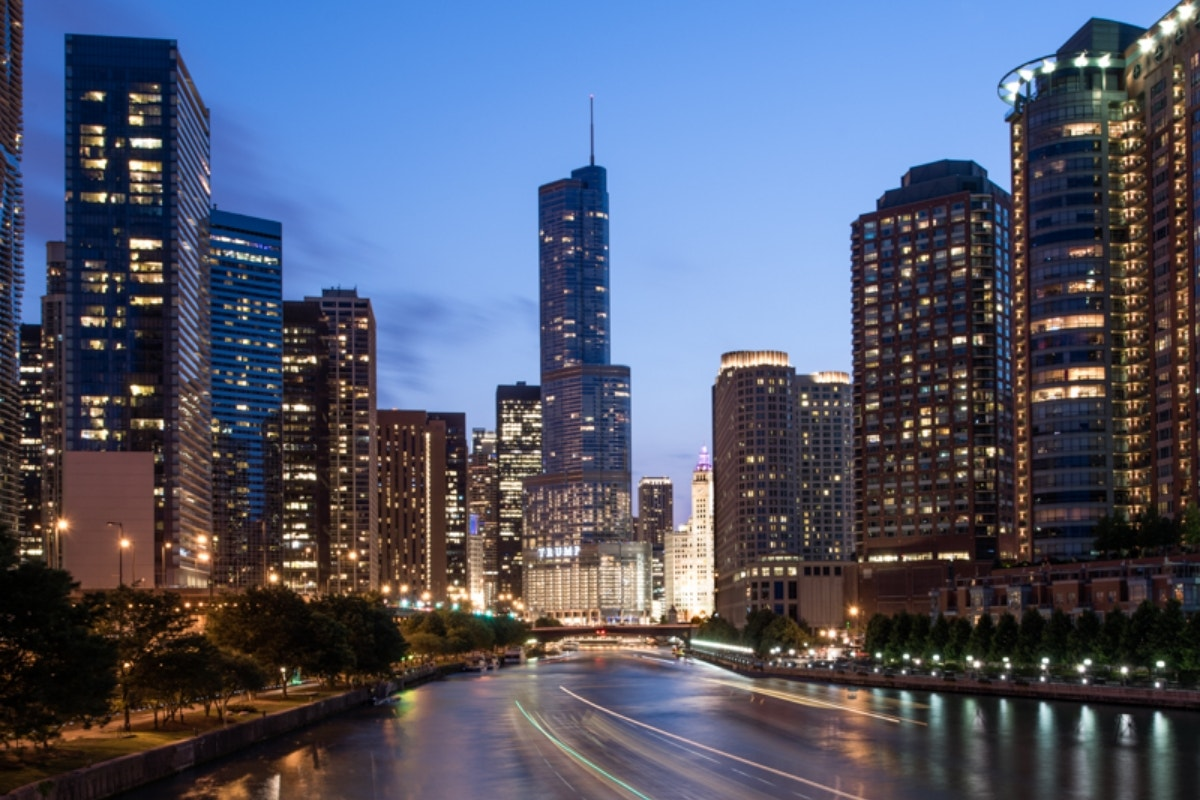
#> input picture Dataset/cityscape.jpg, 1200 x 800 px
$ python -i geometric.py   (imports and definitions only)
#> lines starting #> are read from the running program, lines starting #| are printed output that depends on the picture
#> further down, picture is the input picture: shape (800, 1200, 3); mean B, G, R 109.8, 88.9, 82.3
# smart_augmentation/geometric.py
import cv2
import numpy as np

def flip(image, mode="horizontal"):
#> called with mode = 'horizontal'
    if mode == "horizontal":
        return cv2.flip(image, 1)
    elif mode == "vertical":
        return cv2.flip(image, 0)
    return image

def rotate(image, angle=15):
#> called with angle = 15
    h, w = image.shape[:2]
#> h = 800; w = 1200
    M = cv2.getRotationMatrix2D((w / 2, h / 2), float(np.random.uniform(-angle, angle)), 1.0)
    return cv2.warpAffine(image, M, (w, h), flags=cv2.INTER_LINEAR, borderMode=cv2.BORDER_REFLECT101)
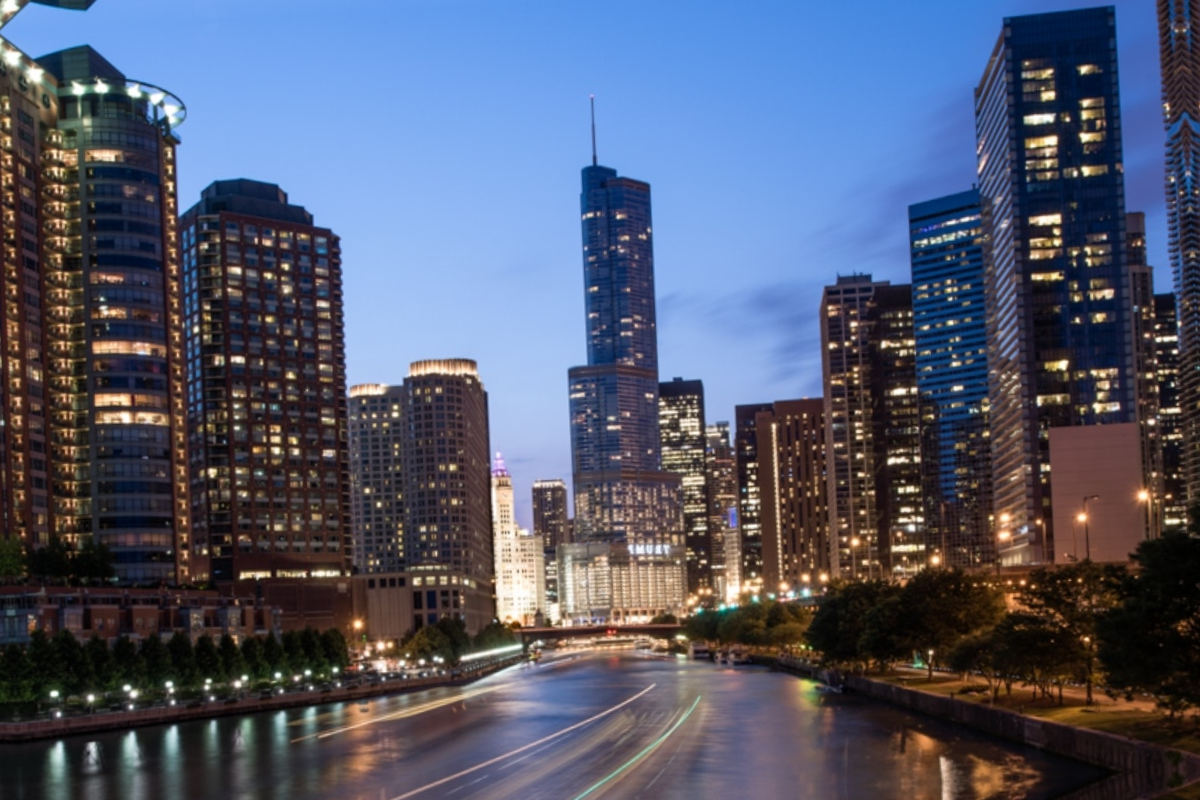
#> returned value: shape (800, 1200, 3); mean of channels 0, 1, 2 109.9, 89.1, 82.6; drawn as B, G, R

def translate(image, shift_x=0.1, shift_y=0.1):
#> called with shift_x = 0.1, shift_y = 0.1
    h, w = image.shape[:2]
#> h = 800; w = 1200
    # allow positive or negative shift
    tx = w * shift_x * (1 if np.random.rand() > 0.5 else -1)
#> tx = -120
    ty = h * shift_y * (1 if np.random.rand() > 0.5 else -1)
#> ty = 80
    M = np.float32([[1, 0, tx], [0, 1, ty]])
#> M = [[1, 0, -120], [0, 1, 80]]
    return cv2.warpAffine(image, M, (w, h), borderMode=cv2.BORDER_REFLECT101)
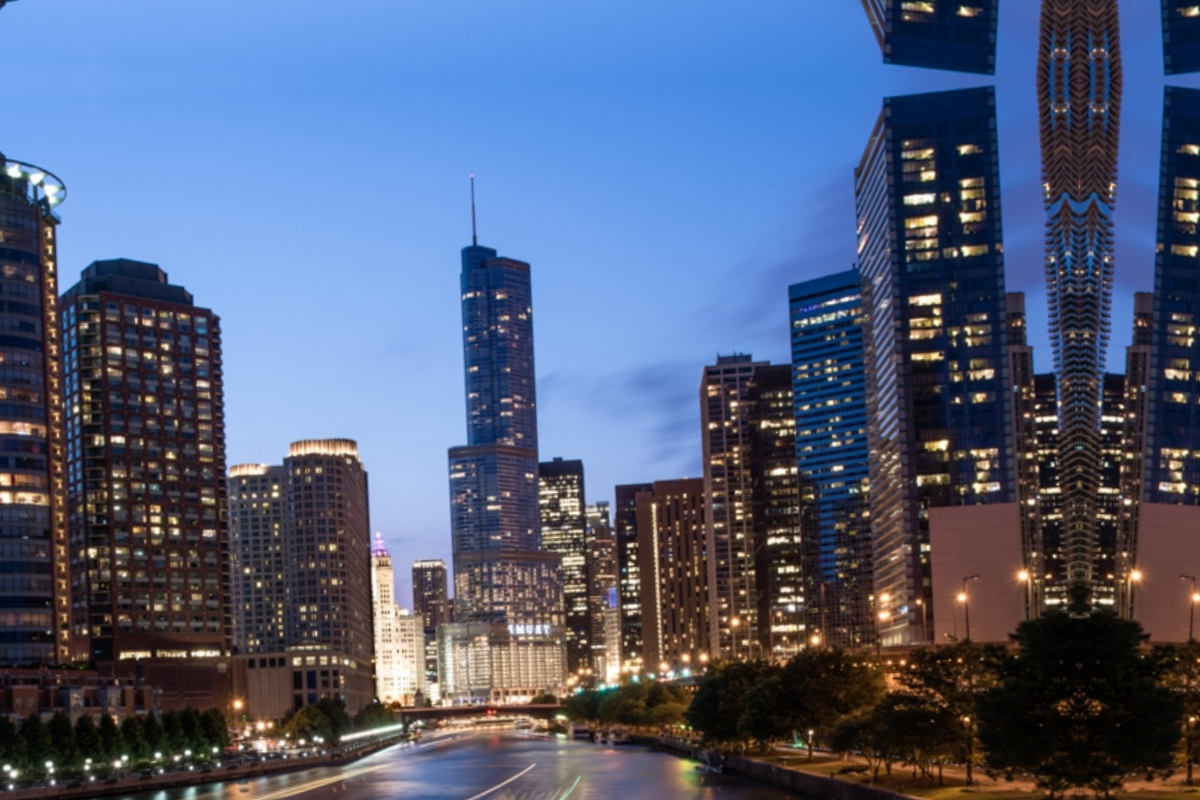
#> returned value: shape (800, 1200, 3); mean of channels 0, 1, 2 123.4, 94.8, 82.5; drawn as B, G, R

def scale(image, scale_range=(0.8, 1.2)):
    scale_factor = float(np.random.uniform(*scale_range))
    h, w = image.shape[:2]
    resized = cv2.resize(image, None, fx=scale_factor, fy=scale_factor, interpolation=cv2.INTER_LINEAR)
    return cv2.resize(resized, (w, h), interpolation=cv2.INTER_LINEAR)

def shear(image, shear_range=0.2):
#> called with shear_range = 0.2
    h, w = image.shape[:2]
#> h = 800; w = 1200
    shear_factor = float(np.random.uniform(-shear_range, shear_range))
    M = np.array([[1, shear_factor, 0], [0, 1, 0]], dtype=np.float32)
    return cv2.warpAffine(image, M, (w, h), borderMode=cv2.BORDER_REFLECT101)
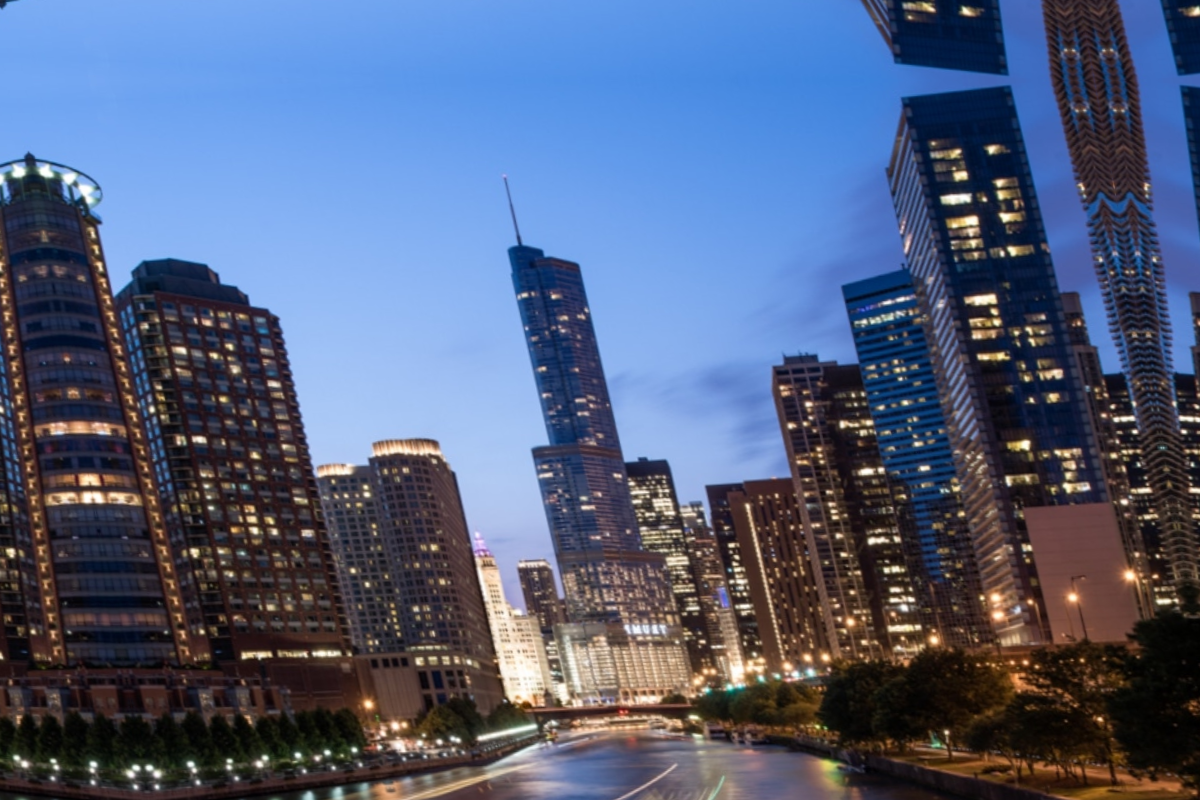
#> returned value: shape (800, 1200, 3); mean of channels 0, 1, 2 124.3, 95.2, 82.6; drawn as B, G, R

def crop(image, crop_ratio=0.8, center=False):
    h, w = image.shape[:2]
    new_h, new_w = int(h * crop_ratio), int(w * crop_ratio)
    if new_h <= 0 or new_w <= 0:
        return image
    if center:
        startx = max(0, w // 2 - new_w // 2)
        starty = max(0, h // 2 - new_h // 2)
    else:
        startx = np.random.randint(0, max(1, w - new_w))
        starty = np.random.randint(0, max(1, h - new_h))
    cropped = image[starty:starty+new_h, startx:startx+new_w]
    return cv2.resize(cropped, (w, h), interpolation=cv2.INTER_LINEAR)

def perspective_transform(image, margin=60):
#> called with margin = 60
    h, w = image.shape[:2]
#> h = 800
    margin = int(min(margin, w//4, h//4))
    pts1 = np.float32([[margin, margin], [w-margin, margin], [margin, h-margin], [w-margin, h-margin]])
    pts2 = np.float32([
        [margin + np.random.randint(-margin, margin), margin + np.random.randint(-margin, margin)],
        [w - margin + np.random.randint(-margin, margin), margin + np.random.randint(-margin, margin)],
        [margin + np.random.randint(-margin, margin), h - margin + np.random.randint(-margin, margin)],
        [w - margin + np.random.randint(-margin, margin), h - margin + np.random.randint(-margin, margin)]
    ])
    M = cv2.getPerspectiveTransform(pts1, pts2)
    return cv2.warpPerspective(image, M, (w, h), borderMode=cv2.BORDER_REFLECT101)
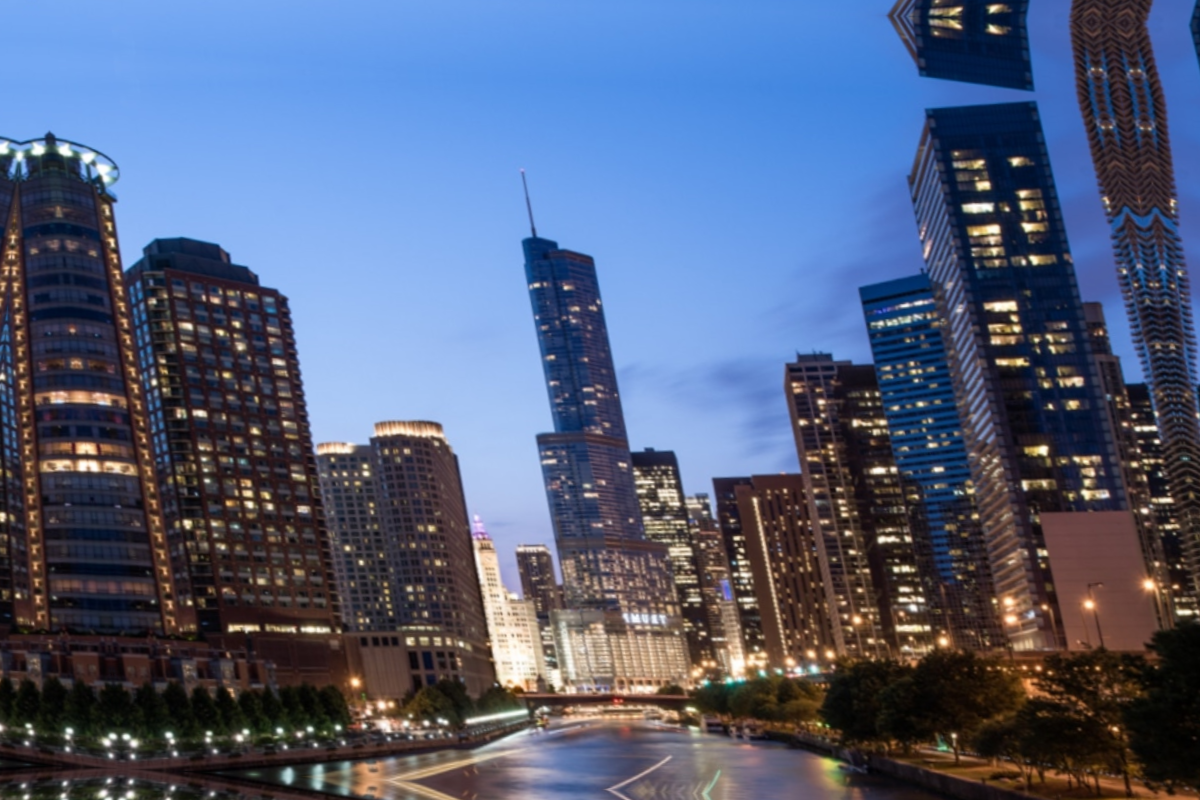
#> returned value: shape (800, 1200, 3); mean of channels 0, 1, 2 123, 94.9, 83; drawn as B, G, R

def elastic_deformation(image, alpha=40, sigma=8):
    random_state = np.random.RandomState(None)
    shape = image.shape[:2]
    dx = (random_state.rand(*shape) * 2 - 1).astype(np.float32)
    dy = (random_state.rand(*shape) * 2 - 1).astype(np.float32)
    dx = cv2.GaussianBlur(dx, (17, 17), sigma) * alpha
    dy = cv2.GaussianBlur(dy, (17, 17), sigma) * alpha
    x, y = np.meshgrid(np.arange(shape[1]), np.arange(shape[0]))
    map_x = (x + dx).astype(np.float32)
    map_y = (y + dy).astype(np.float32)
    return cv2.remap(image, map_x, map_y, interpolation=cv2.INTER_LINEAR, borderMode=cv2.BORDER_REFLECT101)

def all_geometric(
    image,
    apply_random=True,
    flip_mode="horizontal",
    rotation_angle=15,
    shift_x=0.1,
    shift_y=0.1,
    scale_range=(0.8, 1.2),
    shear_range=0.2,
    crop_ratio=0.8,
    perspective_margin=60,
    alpha=40,
    sigma=8
):
    transformed = image.copy()
    if not apply_random or np.random.rand() > 0.5:
        transformed = flip(transformed, flip_mode)
    if not apply_random or np.random.rand() > 0.5:
        transformed = rotate(transformed, rotation_angle)
    if not apply_random or np.random.rand() > 0.5:
        transformed = translate(transformed, shift_x, shift_y)
    if not apply_random or np.random.rand() > 0.5:
        transformed = scale(transformed, scale_range)
    if not apply_random or np.random.rand() > 0.5:
        transformed = shear(transformed, shear_range)
    if not apply_random or np.random.rand() > 0.5:
        transformed = crop(transformed, crop_ratio)
    if not apply_random or np.random.rand() > 0.5:
        transformed = perspective_transform(transformed, perspective_margin)
    if not apply_random or np.random.rand() > 0.5:
        transformed = elastic_deformation(transformed, alpha, sigma)
#> (the run stopped early here; a loop or call above may not have finished)

$ run again, on Dataset/images.jpeg
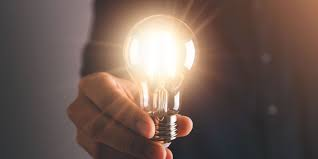
#> input picture Dataset/images.jpeg, 318 x 159 px
#> picture is the input picture: shape (159, 318, 3); mean B, G, R 84, 92, 110.9
#> in shear, `return cv2.warpAffine(image, M, (w, h), borderMode=cv2.BORDER_REFLECT1..`:
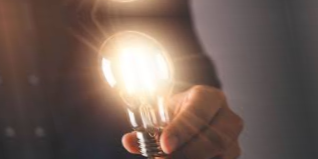
#> returned value: shape (159, 318, 3); mean of channels 0, 1, 2 85.9, 94.2, 113.2; drawn as B, G, R
#> in elastic_deformation, `return cv2.remap(image, map_x, map_y, interpolation=cv2.INTER_LINEAR, ..`:
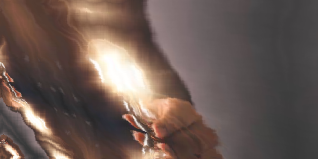
#> returned value: shape (159, 318, 3); mean of channels 0, 1, 2 83.6, 90, 106.9; drawn as B, G, R

$ run again, on Dataset/images2.jpeg
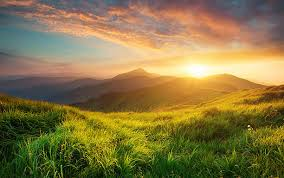
#> input picture Dataset/images2.jpeg, 284 x 178 px
#> picture is the input picture: shape (178, 284, 3); mean B, G, R 68.7, 118.2, 135.2
#> in shear, `return cv2.warpAffine(image, M, (w, h), borderMode=cv2.BORDER_REFLECT1..`:
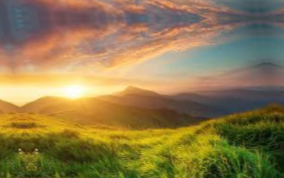
#> returned value: shape (178, 284, 3); mean of channels 0, 1, 2 76.9, 121.6, 141.6; drawn as B, G, R
#> in elastic_deformation, `return cv2.remap(image, map_x, map_y, interpolation=cv2.INTER_LINEAR, ..`:
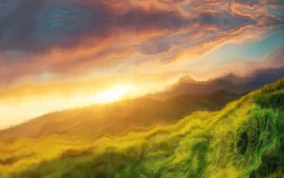
#> returned value: shape (178, 284, 3); mean of channels 0, 1, 2 77.7, 131.7, 158.7; drawn as B, G, R
